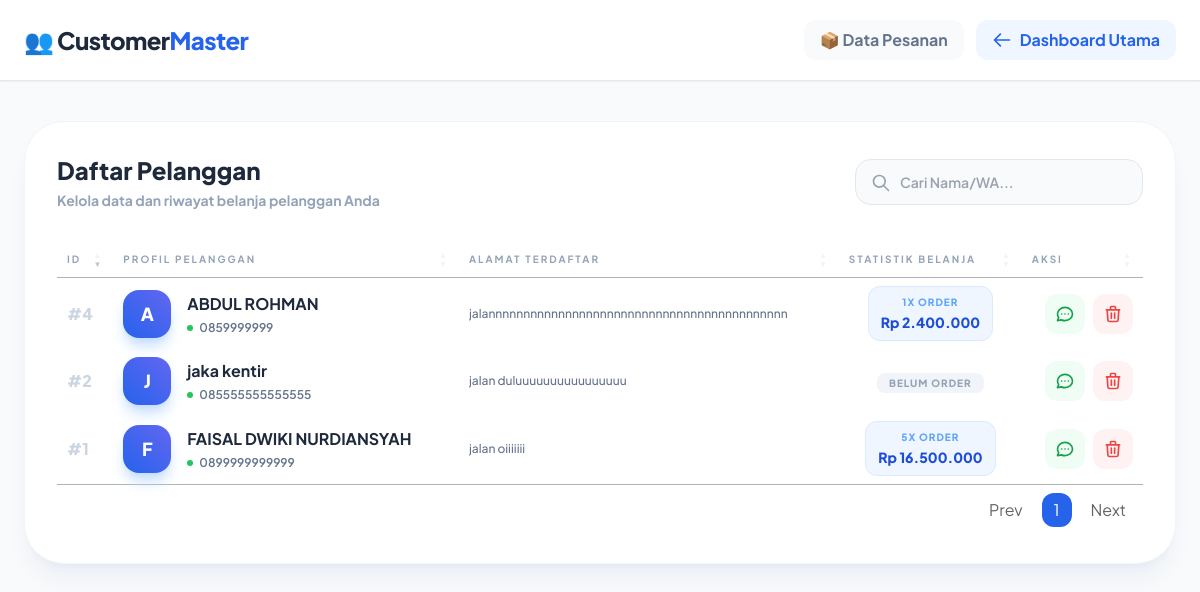
Page /admin/customers.php (signed in) on the committed database.
### tables this page shows
CREATE TABLE `customers` (
  `id` int(11) NOT NULL,
  `nama_lengkap` varchar(100) NOT NULL,
  `email` varchar(100) NOT NULL,
  `password` varchar(255) NOT NULL,
  `created_at` timestamp NOT NULL DEFAULT current_timestamp(),
  `no_wa` varchar(20) DEFAULT NULL,
  `alamat` text DEFAULT NULL
);

### admin/customers.php (the view, shortened to what this page needs)
<?php
include 'config.php';
?>
<!DOCTYPE html>
<html lang="id">
<head>
    <script src="https://cdn.tailwindcss.com"></script>
    <link href="https://cdn.datatables.net/1.13.6/css/jquery.dataTables.min.css" rel="stylesheet">
</head>
<body class="bg-slate-50 min-h-screen pb-20">
<nav class="bg-white border-b border-slate-200 mb-10 sticky top-0 z-50 shadow-sm">
    <div class="max-w-7xl mx-auto px-6 h-20 flex justify-between items-center">
        <h1 class="text-2xl font-black text-slate-800 tracking-tight">👥 Customer<span class="text-blue-600">Master</span></h1>
        <div class="flex gap-3">
            <a href="orders.php" class="flex items-center gap-2 bg-slate-50 px-4 py-2 rounded-xl text-slate-500 hover:bg-slate-200 font-bold transition">
                📦 Data Pesanan
            </a>
            <a href="index.php" class="flex items-center gap-2 bg-blue-50 px-4 py-2 rounded-xl text-blue-600 hover:bg-blue-600 hover:text-white font-bold transition">
                <svg xmlns="http://www.w3.org/2000/svg" class="w-5 h-5" fill="none" viewBox="0 0 24 24" stroke="currentColor"><path stroke-linecap="round" stroke-linejoin="round" stroke-width="2" d="M10 19l-7-7m0 0l7-7m-7 7h18" /></svg>
                Dashboard Utama
            </a>
        </div>
    </div>
</nav>
<div class="max-w-7xl mx-auto px-6">
    <div class="bg-white p-8 rounded-[2.5rem] shadow-xl shadow-blue-900/5 border border-slate-100">
        <div class="flex flex-col md:flex-row md:items-center justify-between gap-4 mb-8">
            <div>
                <h2 class="text-2xl font-black text-slate-800">Daftar Pelanggan</h2>
                <p class="text-sm font-bold text-slate-400 mt-1">Kelola data dan riwayat belanja pelanggan Anda</p>
            </div>
            <div class="flex flex-wrap items-center gap-3">
                <div class="relative">
                    <input type="text" id="customSearch" placeholder="Cari Nama/WA..."
                        class="bg-slate-50 border border-slate-200 rounded-2xl px-5 py-3 pl-11 text-sm outline-none focus:ring-2 focus:ring-blue-500 w-72 transition font-semibold">
                    <svg xmlns="http://www.w3.org/2000/svg" class="w-5 h-5 absolute left-4 top-3.5 text-slate-400" fill="none" viewBox="0 0 24 24" stroke="currentColor">
                        <path stroke-linecap="round" stroke-linejoin="round" stroke-width="2" d="M21 21l-6-6m2-5a7 7 0 11-14 0 7 7 0 0114 0z" />
                    </svg>
                </div>
            </div>
        </div>
        <table id="tableCustomers" class="w-full text-slate-700">
            <thead>
                <tr class="text-left text-slate-400 text-[10px] uppercase tracking-[0.2em] border-b-2 border-slate-100">
                    <th class="pb-4 pl-2">ID</th>
                    <th class="pb-4">Profil Pelanggan</th>
                    <th class="pb-4">Alamat Terdaftar</th>
                    <th class="pb-4 text-center">Statistik Belanja</th>
                    <th class="pb-4 text-right pr-4">Aksi</th>
                </tr>
            </thead>
            <tbody class="divide-y divide-slate-50">
            <?php
            $sql = "SELECT
                        c.*,
                        (SELECT COUNT(id) FROM orders WHERE customer_id = c.id) as total_order,
                        (SELECT SUM(total) FROM orders WHERE customer_id = c.id AND status = 'lunas') as total_spent
                    FROM customers c
                    ORDER BY c.id DESC";
            $customers = $conn->query($sql);
            while ($c = $customers->fetch_assoc()):
                $wa = preg_replace('/[^0-9]/', '', $c['no_wa'] ?? '');
                if (substr($wa,0,1) == '0') $wa = '62' . substr($wa,1);
                $nama = !empty($c['nama_lengkap']) ? $c['nama_lengkap'] : (!empty($c['username']) ? $c['username'] : 'Customer Tanpa Nama');
            ?>
                <tr class="hover:bg-slate-50/50 transition">
                    <td class="py-6 pl-2 font-black text-slate-300">#<?= $c['id'] ?></td>
                    <td class="py-6">
                        <div class="flex items-center gap-4">
                            <div class="w-12 h-12 rounded-2xl bg-gradient-to-tr from-blue-600 to-indigo-500 text-white flex items-center justify-center font-black text-lg shadow-lg shadow-blue-200">
                                <?= strtoupper(substr($nama, 0, 1)) ?>
                            </div>
                            <div>
                                <div class="font-bold text-slate-800 text-base"><?= htmlspecialchars($nama) ?></div>
                                <?php if(!empty($wa)): ?>
                                    <div class="flex items-center gap-1.5 mt-1">
                                        <span class="w-1.5 h-1.5 bg-green-500 rounded-full"></span>
                                        <span class="text-xs text-slate-500 font-semibold"><?= htmlspecialchars($c['no_wa']) ?></span>
                                    </div>
                                <?php else: ?>
                                    <span class="text-[10px] text-red-400 font-bold italic">Belum ada nomor WA</span>
                                <?php endif; ?>
                            </div>
                        </div>
                    </td>
                    <td class="py-6 pr-6">
                        <div class="text-xs text-slate-500 leading-relaxed font-medium max-w-xs truncate" title="<?= htmlspecialchars($c['alamat'] ?? '') ?>">
                            <?= !empty($c['alamat']) ? htmlspecialchars($c['alamat']) : '<span class="italic text-slate-300">Alamat belum diatur</span>' ?>
                        </div>
                    </td>
                    <td class="py-6 text-center">
                        <?php if($c['total_order'] > 0): ?>
                            <div class="bg-blue-50 border border-blue-100 rounded-xl py-2 px-3 inline-block">
                                <p class="text-[10px] font-black text-blue-400 uppercase tracking-widest mb-0.5"><?= $c['total_order'] ?>x Order</p>
                                <p class="text-sm font-black text-blue-700">Rp <?= number_format($c['total_spent'] ?? 0, 0, ',', '.') ?></p>
                            </div>
                        <?php else: ?>
                            <span class="px-3 py-1 bg-slate-100 text-slate-400 rounded-lg text-[10px] font-black uppercase tracking-widest">Belum Order</span>
                        <?php endif; ?>
                    </td>
                    <td class="py-6 text-right pr-4">
                        <div class="flex items-center justify-end gap-2">
                            <?php if(!empty($wa)): ?>
                            <a href="https://wa.me/<?= $wa ?>" target="_blank" title="Chat WhatsApp"
                               class="p-2.5 bg-green-50 text-green-600 rounded-xl hover:bg-green-500 hover:text-white transition">
                            </a>
                            <?php endif; ?>
                            <button onclick="hapusPelanggan(<?= $c['id'] ?>, '<?= addslashes($nama) ?>')" title="Hapus Pelanggan"
                                    class="p-2.5 bg-red-50 text-red-500 rounded-xl hover:bg-red-500 hover:text-white transition">
                                <svg xmlns="http://www.w3.org/2000/svg" class="w-5 h-5" fill="none" viewBox="0 0 24 24" stroke="currentColor"><path stroke-linecap="round" stroke-linejoin="round" stroke-width="2" d="M19 7l-.867 12.142A2 2 0 0116.138 21H7.862a2 2 0 01-1.995-1.858L5 7m5 4v6m4-6v6m1-10V4a1 1 0 00-1-1h-4a1 1 0 00-1 1v3M4 7h16" /></svg>
                            </button>
                        </div>
                    </td>
                </tr>
            <?php endwhile; ?>
            </tbody>
        </table>
    </div>
</div>
</body>
</html>

### admin/customers.php (style rules this page uses)
body { font-family: 'Plus Jakarta Sans', sans-serif; }

### rows in the picture
customers: id "4", nama_lengkap "A", nama_lengkap "ABDUL ROHMAN", no_wa "0859999999", alamat "jalannnnnnnnnnnnnnnnnnnnnnnnnnnnnnnnnnnnnnnnnnn", total_order "1", total_spent "2.400.000"
customers: id "2", nama_lengkap "J", nama_lengkap "jaka kentir", no_wa "085555555555555", alamat "jalan duluuuuuuuuuuuuuuuu", shows "BELUM ORDER"
customers: id "1", nama_lengkap "F", nama_lengkap "FAISAL DWIKI NURDIANSYAH", no_wa "0899999999999", alamat "jalan oiiiiiii", total_order "5", total_spent "16.500.000"
